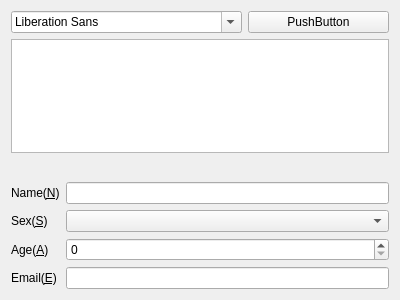
<?xml version="1.0" encoding="UTF-8"?>
<ui version="4.0">
 <class>MyWidget</class>
 <widget class="QWidget" name="MyWidget">
  <property name="geometry">
   <rect>
    <x>0</x>
    <y>0</y>
    <width>400</width>
    <height>300</height>
   </rect>
  </property>
  <property name="windowTitle">
   <string>MyWidget</string>
  </property>
  <layout class="QVBoxLayout" name="verticalLayout">
   <item>
    <layout class="QHBoxLayout" name="horizontalLayout">
     <item>
      <widget class="QFontComboBox" name="fontComboBox"/>
     </item>
     <item>
      <widget class="QPushButton" name="pushButton">
       <property name="text">
        <string>PushButton</string>
       </property>
      </widget>
     </item>
    </layout>
   </item>
   <item>
    <widget class="QTextEdit" name="textEdit"/>
   </item>
   <item>
    <spacer name="verticalSpacer">
     <property name="orientation">
      <enum>Qt::Vertical</enum>
     </property>
     <property name="sizeHint" stdset="0">
      <size>
       <width>0</width>
       <height>100</height>
      </size>
     </property>
    </spacer>
   </item>
   <item>
    <layout class="QFormLayout" name="formLayout">
     <item row="0" column="0">
      <widget class="QLabel" name="nameNLabel">
       <property name="text">
        <string>Name(&amp;N)</string>
       </property>
       <property name="buddy">
        <cstring>nameNLineEdit</cstring>
       </property>
      </widget>
     </item>
     <item row="0" column="1">
      <widget class="QLineEdit" name="nameNLineEdit"/>
     </item>
     <item row="1" column="0">
      <widget class="QLabel" name="sexSLabel">
       <property name="text">
        <string>Sex(&amp;S)</string>
       </property>
       <property name="buddy">
        <cstring>sexSComboBox</cstring>
       </property>
      </widget>
     </item>
     <item row="1" column="1">
      <widget class="QComboBox" name="sexSComboBox"/>
     </item>
     <item row="2" column="1">
      <widget class="QSpinBox" name="ageASpinBox"/>
     </item>
     <item row="3" column="0">
      <widget class="QLabel" name="emailELabel">
       <property name="text">
        <string>Email(&amp;E)</string>
       </property>
       <property name="buddy">
        <cstring>emailELineEdit</cstring>
       </property>
      </widget>
     </item>
     <item row="3" column="1">
      <widget class="QLineEdit" name="emailELineEdit"/>
     </item>
     <item row="2" column="0">
      <widget class="QLabel" name="ageALabel">
       <property name="text">
        <string>Age(&amp;A)</string>
       </property>
       <property name="buddy">
        <cstring>ageASpinBox</cstring>
       </property>
      </widget>
     </item>
    </layout>
   </item>
  </layout>
 </widget>
 <layoutdefault spacing="6" margin="11"/>
 <resources/>
 <connections/>
</ui>
